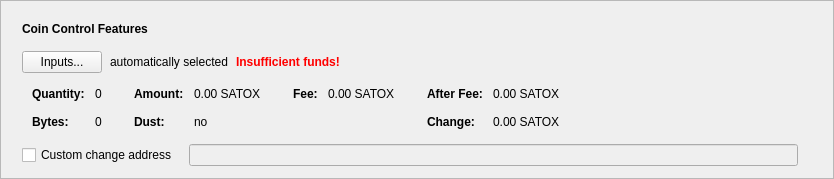
      <widget class="QFrame" name="frameCoinControl">
       <property name="sizePolicy">
        <sizepolicy hsizetype="Expanding" vsizetype="Fixed">
         <horstretch>0</horstretch>
         <verstretch>0</verstretch>
        </sizepolicy>
       </property>
       <property name="frameShape">
        <enum>QFrame::StyledPanel</enum>
       </property>
       <property name="frameShadow">
        <enum>QFrame::Raised</enum>
       </property>
       <layout class="QVBoxLayout" name="verticalLayout_2">
        <item>
         <layout class="QVBoxLayout" name="verticalLayoutCoinControl" stretch="0,0,0,0,0">
          <property name="spacing">
           <number>0</number>
          </property>
          <property name="sizeConstraint">
           <enum>QLayout::SetDefaultConstraint</enum>
          </property>
          <property name="leftMargin">
           <number>10</number>
          </property>
          <property name="topMargin">
           <number>10</number>
          </property>
          <item>
           <layout class="QHBoxLayout" name="horizontalLayoutCoinControl1">
            <property name="bottomMargin">
             <number>15</number>
            </property>
            <item>
             <widget class="QLabel" name="labelCoinControlFeatures">
              <property name="sizePolicy">
               <sizepolicy hsizetype="Preferred" vsizetype="Maximum">
                <horstretch>0</horstretch>
                <verstretch>0</verstretch>
               </sizepolicy>
              </property>
              <property name="font">
               <font>
                <weight>75</weight>
                <bold>true</bold>
               </font>
              </property>
              <property name="styleSheet">
               <string notr="true">font-weight:bold;</string>
              </property>
              <property name="text">
               <string>Coin Control Features</string>
              </property>
             </widget>
            </item>
           </layout>
          </item>
          <item>
           <layout class="QHBoxLayout" name="horizontalLayoutCoinControl2" stretch="0,0,0,0">
            <property name="spacing">
             <number>8</number>
            </property>
            <property name="bottomMargin">
             <number>10</number>
            </property>
            <item>
             <widget class="QPushButton" name="pushButtonCoinControl">
              <property name="styleSheet">
               <string notr="true"/>
              </property>
              <property name="text">
               <string>Inputs...</string>
              </property>
              <property name="autoDefault">
               <bool>false</bool>
              </property>
             </widget>
            </item>
            <item>
             <widget class="QLabel" name="labelCoinControlAutomaticallySelected">
              <property name="text">
               <string>automatically selected</string>
              </property>
              <property name="margin">
               <number>5</number>
              </property>
             </widget>
            </item>
            <item>
             <widget class="QLabel" name="labelCoinControlInsuffFunds">
              <property name="font">
               <font>
                <weight>75</weight>
                <bold>true</bold>
               </font>
              </property>
              <property name="styleSheet">
               <string notr="true">color:red;font-weight:bold;</string>
              </property>
              <property name="text">
               <string>Insufficient funds!</string>
              </property>
              <property name="margin">
               <number>5</number>
              </property>
             </widget>
            </item>
            <item>
             <spacer name="horizontalSpacerCoinControl">
              <property name="orientation">
               <enum>Qt::Horizontal</enum>
              </property>
              <property name="sizeHint" stdset="0">
               <size>
                <width>40</width>
                <height>1</height>
               </size>
              </property>
             </spacer>
            </item>
           </layout>
          </item>
          <item>
           <widget class="QWidget" name="widgetCoinControl" native="true">
            <property name="sizePolicy">
             <sizepolicy hsizetype="Preferred" vsizetype="Preferred">
              <horstretch>0</horstretch>
              <verstretch>0</verstretch>
             </sizepolicy>
            </property>
            <property name="minimumSize">
             <size>
              <width>0</width>
              <height>0</height>
             </size>
            </property>
            <property name="styleSheet">
             <string notr="true"/>
            </property>
            <layout class="QHBoxLayout" name="horizontalLayoutCoinControl5">
             <property name="leftMargin">
              <number>0</number>
             </property>
             <property name="topMargin">
              <number>0</number>
             </property>
             <property name="rightMargin">
              <number>0</number>
             </property>
             <property name="bottomMargin">
              <number>0</number>
             </property>
             <item>
              <layout class="QHBoxLayout" name="horizontalLayoutCoinControl3" stretch="0,0,0,1">
               <property name="spacing">
                <number>20</number>
               </property>
               <property name="topMargin">
                <number>0</number>
               </property>
               <property name="bottomMargin">
                <number>10</number>
               </property>
               <item>
                <layout class="QFormLayout" name="formLayoutCoinControl1">
                 <property name="horizontalSpacing">
                  <number>10</number>
                 </property>
                 <property name="verticalSpacing">
                  <number>14</number>
                 </property>
                 <property name="leftMargin">
                  <number>10</number>
                 </property>
                 <property name="topMargin">
                  <number>4</number>
                 </property>
                 <property name="rightMargin">
                  <number>6</number>
                 </property>
                 <item row="0" column="0">
                  <widget class="QLabel" name="labelCoinControlQuantityText">
                   <property name="font">
                    <font>
                     <weight>75</weight>
                     <bold>true</bold>
                    </font>
                   </property>
                   <property name="text">
                    <string>Quantity:</string>
                   </property>
                   <property name="margin">
                    <number>0</number>
                   </property>
                  </widget>
                 </item>
                 <item row="0" column="1">
                  <widget class="QLabel" name="labelCoinControlQuantity">
                   <property name="cursor">
                    <cursorShape>IBeamCursor</cursorShape>
                   </property>
                   <property name="contextMenuPolicy">
                    <enum>Qt::ActionsContextMenu</enum>
                   </property>
                   <property name="text">
                    <string notr="true">0</string>
                   </property>
                   <property name="margin">
                    <number>0</number>
                   </property>
                   <property name="textInteractionFlags">
                    <set>Qt::LinksAccessibleByMouse|Qt::TextSelectableByKeyboard|Qt::TextSelectableByMouse</set>
                   </property>
                  </widget>
                 </item>
                 <item row="1" column="0">
                  <widget class="QLabel" name="labelCoinControlBytesText">
                   <property name="font">
                    <font>
                     <weight>75</weight>
                     <bold>true</bold>
                    </font>
                   </property>
                   <property name="text">
                    <string>Bytes:</string>
                   </property>
                  </widget>
                 </item>
                 <item row="1" column="1">
                  <widget class="QLabel" name="labelCoinControlBytes">
                   <property name="cursor">
                    <cursorShape>IBeamCursor</cursorShape>
                   </property>
                   <property name="contextMenuPolicy">
                    <enum>Qt::ActionsContextMenu</enum>
                   </property>
                   <property name="text">
                    <string notr="true">0</string>
                   </property>
                   <property name="textInteractionFlags">
                    <set>Qt::LinksAccessibleByMouse|Qt::TextSelectableByKeyboard|Qt::TextSelectableByMouse</set>
                   </property>
                  </widget>
                 </item>
                </layout>
               </item>
               <item>
                <layout class="QFormLayout" name="formLayoutCoinControl2">
                 <property name="horizontalSpacing">
                  <number>10</number>
                 </property>
                 <property name="verticalSpacing">
                  <number>14</number>
                 </property>
                 <property name="leftMargin">
                  <number>6</number>
                 </property>
                 <property name="topMargin">
                  <number>4</number>
                 </property>
                 <property name="rightMargin">
                  <number>6</number>
                 </property>
                 <item row="0" column="0">
                  <widget class="QLabel" name="labelCoinControlAmountText">
                   <property name="font">
                    <font>
                     <weight>75</weight>
                     <bold>true</bold>
                    </font>
                   </property>
                   <property name="text">
                    <string>Amount:</string>
                   </property>
                   <property name="margin">
                    <number>0</number>
                   </property>
                  </widget>
                 </item>
                 <item row="0" column="1">
                  <widget class="QLabel" name="labelCoinControlAmount">
                   <property name="cursor">
                    <cursorShape>IBeamCursor</cursorShape>
                   </property>
                   <property name="contextMenuPolicy">
                    <enum>Qt::ActionsContextMenu</enum>
                   </property>
                   <property name="text">
                    <string notr="true">0.00 SATOX</string>
                   </property>
                   <property name="textInteractionFlags">
                    <set>Qt::LinksAccessibleByMouse|Qt::TextSelectableByKeyboard|Qt::TextSelectableByMouse</set>
                   </property>
                  </widget>
                 </item>
                 <item row="1" column="0">
                  <widget class="QLabel" name="labelCoinControlLowOutputText">
                   <property name="font">
                    <font>
                     <weight>75</weight>
                     <bold>true</bold>
                    </font>
                   </property>
                   <property name="text">
                    <string>Dust:</string>
                   </property>
                  </widget>
                 </item>
                 <item row="1" column="1">
                  <widget class="QLabel" name="labelCoinControlLowOutput">
                   <property name="cursor">
                    <cursorShape>IBeamCursor</cursorShape>
                   </property>
                   <property name="contextMenuPolicy">
                    <enum>Qt::ActionsContextMenu</enum>
                   </property>
                   <property name="text">
                    <string notr="true">no</string>
                   </property>
                   <property name="textInteractionFlags">
                    <set>Qt::LinksAccessibleByMouse|Qt::TextSelectableByKeyboard|Qt::TextSelectableByMouse</set>
                   </property>
                  </widget>
                 </item>
                </layout>
               </item>
               <item>
                <layout class="QFormLayout" name="formLayoutCoinControl3">
                 <property name="horizontalSpacing">
                  <number>10</number>
                 </property>
                 <property name="verticalSpacing">
                  <number>14</number>
                 </property>
                 <property name="leftMargin">
                  <number>6</number>
                 </property>
                 <property name="topMargin">
                  <number>4</number>
                 </property>
                 <property name="rightMargin">
                  <number>6</number>
                 </property>
                 <item row="0" column="0">
                  <widget class="QLabel" name="labelCoinControlFeeText">
                   <property name="font">
                    <font>
                     <weight>75</weight>
                     <bold>true</bold>
                    </font>
                   </property>
                   <property name="text">
                    <string>Fee:</string>
                   </property>
                   <property name="margin">
                    <number>0</number>
                   </property>
                  </widget>
                 </item>
                 <item row="0" column="1">
                  <widget class="QLabel" name="labelCoinControlFee">
                   <property name="cursor">
                    <cursorShape>IBeamCursor</cursorShape>
                   </property>
                   <property name="contextMenuPolicy">
                    <enum>Qt::ActionsContextMenu</enum>
                   </property>
                   <property name="text">
                    <string notr="true">0.00 SATOX</string>
                   </property>
                   <property name="textInteractionFlags">
                    <set>Qt::LinksAccessibleByMouse|Qt::TextSelectableByKeyboard|Qt::TextSelectableByMouse</set>
                   </property>
                  </widget>
                 </item>
                </layout>
               </item>
               <item>
                <layout class="QFormLayout" name="formLayoutCoinControl4">
                 <property name="horizontalSpacing">
                  <number>10</number>
                 </property>
                 <property name="verticalSpacing">
                  <number>14</number>
                 </property>
                 <property name="leftMargin">
                  <number>6</number>
                 </property>
                 <property name="topMargin">
                  <number>4</number>
                 </property>
                 <property name="rightMargin">
                  <number>6</number>
                 </property>
                 <item row="0" column="0">
                  <widget class="QLabel" name="labelCoinControlAfterFeeText">
                   <property name="font">
                    <font>
                     <weight>75</weight>
                     <bold>true</bold>
                    </font>
                   </property>
                   <property name="text">
                    <string>After Fee:</string>
                   </property>
                   <property name="margin">
                    <number>0</number>
                   </property>
                  </widget>
                 </item>
                 <item row="0" column="1">
                  <widget class="QLabel" name="labelCoinControlAfterFee">
                   <property name="cursor">
                    <cursorShape>IBeamCursor</cursorShape>
                   </property>
                   <property name="contextMenuPolicy">
                    <enum>Qt::ActionsContextMenu</enum>
                   </property>
                   <property name="text">
                    <string notr="true">0.00 SATOX</string>
                   </property>
                   <property name="textInteractionFlags">
                    <set>Qt::LinksAccessibleByMouse|Qt::TextSelectableByKeyboard|Qt::TextSelectableByMouse</set>
                   </property>
                  </widget>
                 </item>
                 <item row="1" column="0">
                  <widget class="QLabel" name="labelCoinControlChangeText">
                   <property name="font">
                    <font>
                     <weight>75</weight>
                     <bold>true</bold>
                    </font>
                   </property>
                   <property name="text">
                    <string>Change:</string>
                   </property>
                  </widget>
                 </item>
                 <item row="1" column="1">
                  <widget class="QLabel" name="labelCoinControlChange">
                   <property name="cursor">
                    <cursorShape>IBeamCursor</cursorShape>
                   </property>
                   <property name="contextMenuPolicy">
                    <enum>Qt::ActionsContextMenu</enum>
                   </property>
                   <property name="text">
                    <string notr="true">0.00 SATOX</string>
                   </property>
                   <property name="textInteractionFlags">
                    <set>Qt::LinksAccessibleByMouse|Qt::TextSelectableByKeyboard|Qt::TextSelectableByMouse</set>
                   </property>
                  </widget>
                 </item>
                </layout>
               </item>
              </layout>
             </item>
            </layout>
           </widget>
          </item>
          <item>
           <layout class="QHBoxLayout" name="horizontalLayoutCoinControl4" stretch="0,0,0">
            <property name="spacing">
             <number>12</number>
            </property>
            <property name="sizeConstraint">
             <enum>QLayout::SetDefaultConstraint</enum>
            </property>
            <property name="topMargin">
             <number>5</number>
            </property>
            <property name="rightMargin">
             <number>5</number>
            </property>
            <item>
             <widget class="QCheckBox" name="checkBoxCoinControlChange">
              <property name="toolTip">
               <string>If this is activated, but the change address is empty or invalid, change will be sent to a newly generated address.</string>
              </property>
              <property name="text">
               <string>Custom change address</string>
              </property>
             </widget>
            </item>
            <item>
             <widget class="QValidatedLineEdit" name="lineEditCoinControlChange">
              <property name="enabled">
               <bool>false</bool>
              </property>
              <property name="sizePolicy">
               <sizepolicy hsizetype="Expanding" vsizetype="Fixed">
                <horstretch>0</horstretch>
                <verstretch>0</verstretch>
               </sizepolicy>
              </property>
             </widget>
            </item>
            <item>
             <widget class="QLabel" name="labelCoinControlChangeLabel">
              <property name="sizePolicy">
               <sizepolicy hsizetype="Preferred" vsizetype="Expanding">
                <horstretch>0</horstretch>
                <verstretch>0</verstretch>
               </sizepolicy>
              </property>
              <property name="minimumSize">
               <size>
                <width>0</width>
                <height>0</height>
               </size>
              </property>
              <property name="text">
               <string/>
              </property>
              <property name="margin">
               <number>3</number>
              </property>
             </widget>
            </item>
           </layout>
          </item>
          <item>
           <spacer name="verticalSpacerCoinControl">
            <property name="orientation">
             <enum>Qt::Vertical</enum>
            </property>
            <property name="sizeType">
             <enum>QSizePolicy::Expanding</enum>
            </property>
            <property name="sizeHint" stdset="0">
             <size>
              <width>800</width>
              <height>1</height>
             </size>
            </property>
           </spacer>
          </item>
         </layout>
        </item>
       </layout>
      </widget>
